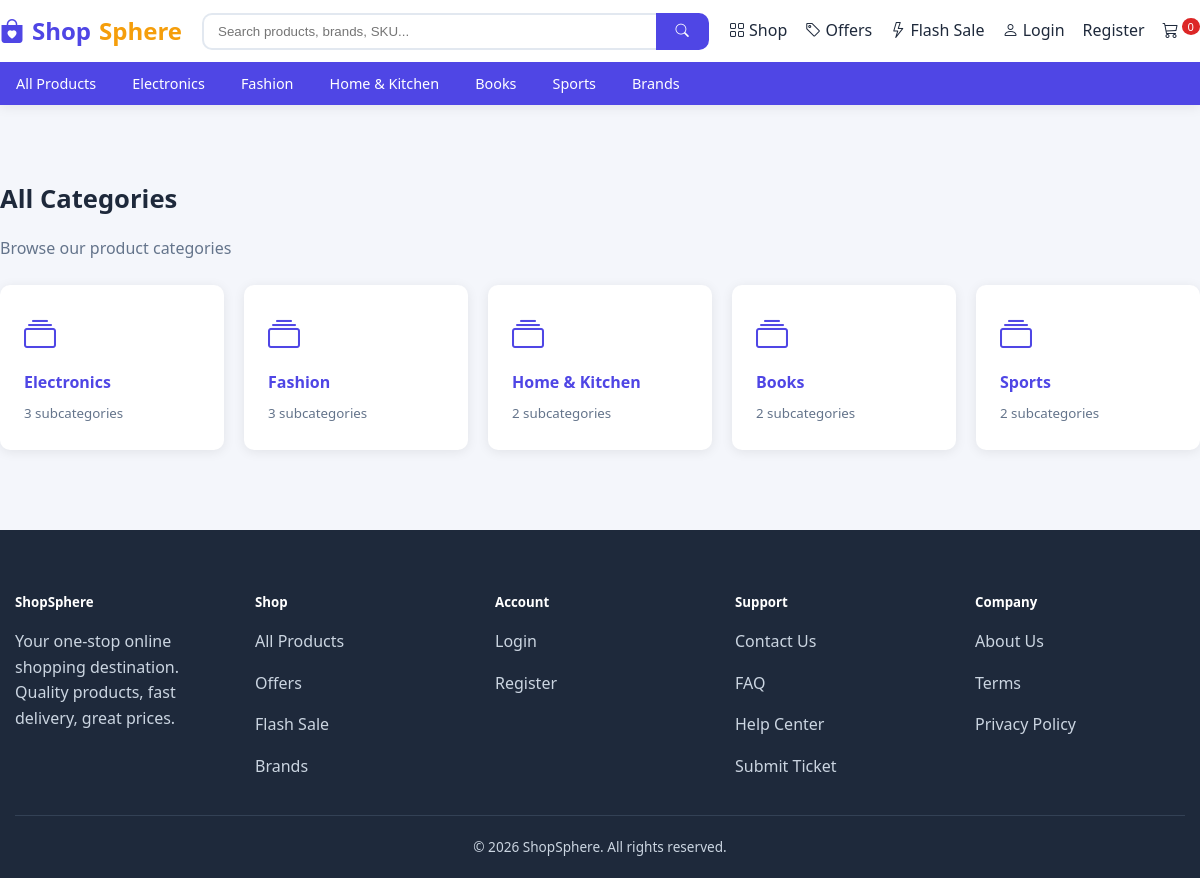
The page /categories on the database its author committed.
### app/models/catalog.py (models this page shows, shortened)
class Category(db.Model):
    __tablename__ = 'categories'
    id = db.Column(db.Integer, primary_key=True)
    name = db.Column(db.String(120), nullable=False, index=True)
    slug = db.Column(db.String(140), unique=True, nullable=False, index=True)
    image = db.Column(db.String(255))
    description = db.Column(db.Text)
    parent_id = db.Column(db.Integer, db.ForeignKey('categories.id', ondelete='SET NULL'))
    status = db.Column(db.String(20), default='active', index=True)  # active | inactive
    display_order = db.Column(db.Integer, default=0)
    created_at = db.Column(db.DateTime, default=datetime.utcnow)
    parent = db.relationship('Category', remote_side=[id], backref='subcategories')
    products = db.relationship('Product', backref='category', lazy='dynamic',
                               foreign_keys='Product.category_id')

### app/routes/main.py (the view)
@main_bp.route('/categories')
def categories():
    cats = Category.query.filter_by(parent_id=None, status='active') \
        .order_by(Category.display_order.asc()).all()
    return render_template('customer/categories.html', categories=cats)

### app/utils/helpers.py (called while the page is built, shortened)
def settings_value(key, default=None):
    from app.models.content import Setting
    cached = getattr(current_app, '_settings_cache', None)
    if cached is None:
        cached = {s.key: s.value for s in Setting.query.all()}
        current_app._settings_cache = cached
    return cached.get(key, default)

def cart_count():
    from flask_login import current_user
    from app.models.commerce import CartItem
    from app.models.catalog import Product
    cart = session.get('cart', {})
    return sum(int(v.get('qty', 0)) for v in cart.values())

### app/templates/customer/categories.html (shortened to what this page needs)
{% extends "customer/base.html" %}
{% block content %}
<div class="container-wide section">
  <h2 class="section-title">All Categories</h2>
  <p class="section-sub">Browse our product categories</p>
  <div class="product-grid" style="grid-template-columns:repeat(auto-fill,minmax(220px,1fr))">
    {% for c in categories %}
    <a href="{{ url_for('products.category', slug=c.slug) }}" class="card" style="padding:24px">
      <i class="bi bi-collection" style="font-size:2rem;color:var(--primary)"></i>
      <h4 style="margin:10px 0 4px">{{ c.name }}</h4>
      {% if c.subcategories %}
      <small class="text-muted">{{ c.subcategories|length }} subcategories</small>
      {% endif %}
    </a>
    {% endfor %}
  </div>
</div>
{% endblock %}

### app/templates/customer/base.html (shortened to what this page needs)
<!DOCTYPE html>
<html lang="en">
<head>
  <link rel="stylesheet" href="{{ url_for('static', filename='css/style.css') }}">
  <link rel="stylesheet" href="https://cdn.jsdelivr.net/npm/bootstrap-icons@1.11.1/font/bootstrap-icons.css">
</head>
<body>
  <nav class="navbar">
    <div class="container-wide nav-inner">
      <a href="{{ url_for('main.home') }}" class="brand-logo"><i class="bi bi-bag-heart-fill"></i> Shop<span>Sphere</span></a>
      <form class="search-bar" action="{{ url_for('products.search') }}" method="get">
        <input type="text" name="q" placeholder="Search products, brands, SKU..." value="{{ search_query }}">
        <button type="submit"><i class="bi bi-search"></i></button>
      </form>
      <div class="nav-links">
        <a href="{{ url_for('products.browse') }}"><i class="bi bi-grid"></i> Shop</a>
        <a href="{{ url_for('main.offers') }}"><i class="bi bi-tag"></i> Offers</a>
        <a href="{{ url_for('main.flash_sale') }}"><i class="bi bi-lightning"></i> Flash Sale</a>
        {% if current_user.is_authenticated %}
          {% if current_user.is_staff %}
            <a href="{{ url_for('admin.dashboard') }}"><i class="bi bi-speedometer2"></i> Admin</a>
          {% else %}
            <a href="{{ url_for('customer.dashboard') }}"><i class="bi bi-person-circle"></i> Account</a>
            <a href="{{ url_for('customer.wishlist') }}"><i class="bi bi-heart"></i></a>
          {% endif %}
          <a href="{{ url_for('cart.view_cart') }}"><i class="bi bi-cart3"></i><span class="cart-badge">{{ cart_count() }}</span></a>
          <a href="{{ url_for('auth.logout') }}"><i class="bi bi-box-arrow-right"></i></a>
        {% else %}
          <a href="{{ url_for('auth.login') }}"><i class="bi bi-person"></i> Login</a>
          <a href="{{ url_for('auth.register') }}">Register</a>
          <a href="{{ url_for('cart.view_cart') }}"><i class="bi bi-cart3"></i><span class="cart-badge">{{ cart_count() }}</span></a>
        {% endif %}
      </div>
    </div>
    <div class="cat-nav">
      <div class="container-wide cat-inner">
        <a href="{{ url_for('products.browse') }}">All Products</a>
        {% for c in categories %}
          <a href="{{ url_for('products.category', slug=c.slug) }}">{{ c.name }}</a>
        {% endfor %}
        <a href="{{ url_for('main.brands') }}">Brands</a>
      </div>
    </div>
  </nav>
  <main>
    {% block content %}{% endblock %}
  </main>
  <footer class="footer">
    <div class="container-wide">
      <div class="footer-grid">
        <div>
          <h5>ShopSphere</h5>
          <p>Your one-stop online shopping destination. Quality products, fast delivery, great prices.</p>
        </div>
        <div>
          <h5>Shop</h5>
          <p><a href="{{ url_for('products.browse') }}">All Products</a></p>
          <p><a href="{{ url_for('main.offers') }}">Offers</a></p>
          <p><a href="{{ url_for('main.flash_sale') }}">Flash Sale</a></p>
          <p><a href="{{ url_for('main.brands') }}">Brands</a></p>
        </div>
        <div>
          <h5>Account</h5>
          {% if current_user.is_authenticated %}
            <p><a href="{{ url_for('customer.dashboard') }}">My Account</a></p>
            <p><a href="{{ url_for('customer.my_orders') }}">My Orders</a></p>
            <p><a href="{{ url_for('customer.wishlist') }}">Wishlist</a></p>
          {% else %}
            <p><a href="{{ url_for('auth.login') }}">Login</a></p>
            <p><a href="{{ url_for('auth.register') }}">Register</a></p>
          {% endif %}
        </div>
        <div>
          <h5>Support</h5>
          <p><a href="{{ url_for('main.contact') }}">Contact Us</a></p>
          <p><a href="{{ url_for('main.faq') }}">FAQ</a></p>
          <p><a href="{{ url_for('support.help_center') }}">Help Center</a></p>
          <p><a href="{{ url_for('support.new_ticket') }}">Submit Ticket</a></p>
        </div>
        <div>
          <h5>Company</h5>
          <p><a href="{{ url_for('main.page', slug='about') }}">About Us</a></p>
          <p><a href="{{ url_for('main.page', slug='terms') }}">Terms</a></p>
          <p><a href="{{ url_for('main.page', slug='privacy') }}">Privacy Policy</a></p>
        </div>
      </div>
      <div class="footer-bottom">
        &copy; {{ now.year if now else 2024 }} ShopSphere. All rights reserved.
      </div>
    </div>
  </footer>
</body>
</html>

### app/static/css/style.css (style rules this page uses)
:root { --primary: #4f46e5; --primary-dark: #4338ca; --secondary: #0ea5e9; --accent: #f59e0b; --success: #16a34a; --danger: #dc2626; --warning: #d97706; --dark: #1e293b; --light: #f8fafc; --muted: #64748b; --border: #e2e8f0; --radius: 10px; --shadow: 0 2px 12px rgba(0, 0, 0, .08); }
* { box-sizing: border-box; }
body { font-family: 'Segoe UI', system-ui, -apple-system, sans-serif; color: var(--dark); background: #f4f6fb; margin: 0; line-height: 1.6; }
a { color: var(--primary); text-decoration: none; }
.container-wide { max-width: 1400px; margin: 0 auto; padding: 0 15px; }
.navbar { background: #fff; box-shadow: var(--shadow); position: sticky; top: 0; z-index: 1000; }
.navbar .nav-inner { display: flex; align-items: center; gap: 20px; padding: 12px 0; flex-wrap: wrap; }
.brand-logo { font-size: 1.5rem; font-weight: 800; color: var(--primary); display: flex; align-items: center; gap: 8px; }
.brand-logo span { color: var(--accent); }
.search-bar { flex: 1; min-width: 220px; display: flex; }
.search-bar input { flex: 1; border: 2px solid var(--border); border-right: none; padding: 9px 14px; border-radius: var(--radius) 0 0 var(--radius); outline: none; }
.search-bar button { border: 2px solid var(--primary); background: var(--primary); color: #fff; padding: 0 18px; border-radius: 0 var(--radius) var(--radius) 0; cursor: pointer; }
.nav-links { display: flex; align-items: center; gap: 18px; }
.nav-links a { color: var(--dark); font-weight: 500; }
.cart-badge { background: var(--danger); color: #fff; border-radius: 50%; font-size: .7rem; padding: 1px 6px; margin-left: 3px; vertical-align: top; }
.cat-nav { background: var(--primary); color: #fff; }
.cat-nav .cat-inner { display: flex; gap: 4px; flex-wrap: wrap; padding: 0; }
.cat-nav a { color: #fff; padding: 10px 16px; font-size: .9rem; font-weight: 500; display: block; }
.card { background: #fff; border-radius: var(--radius); box-shadow: var(--shadow); overflow: hidden; }
.section { padding: 40px 0; }
.section-title { font-size: 1.6rem; font-weight: 700; margin-bottom: 6px; }
.section-sub { color: var(--muted); margin-bottom: 24px; }
.product-grid { display: grid; grid-template-columns: repeat(auto-fill, minmax(220px, 1fr)); gap: 20px; }
.footer { background: var(--dark); color: #cbd5e1; padding: 40px 0 20px; margin-top: 40px; }
.footer a { color: #cbd5e1; }
.footer h5 { color: #fff; margin-bottom: 14px; }
.footer-grid { display: grid; grid-template-columns: repeat(auto-fit, minmax(180px, 1fr)); gap: 30px; }
.footer-bottom { text-align: center; padding-top: 20px; border-top: 1px solid #334155; margin-top: 20px; font-size: .85rem; }
.text-muted { color: var(--muted); }

### rows shown on the page
Category: name "Electronics", subcategories|length "3"
Category: name "Fashion", subcategories|length "3"
Category: name "Home & Kitchen", subcategories|length "2"
Category: name "Books", subcategories|length "2"
Category: name "Sports", subcategories|length "2"

### other values the page prints
{{ cart_count() }} "0"
